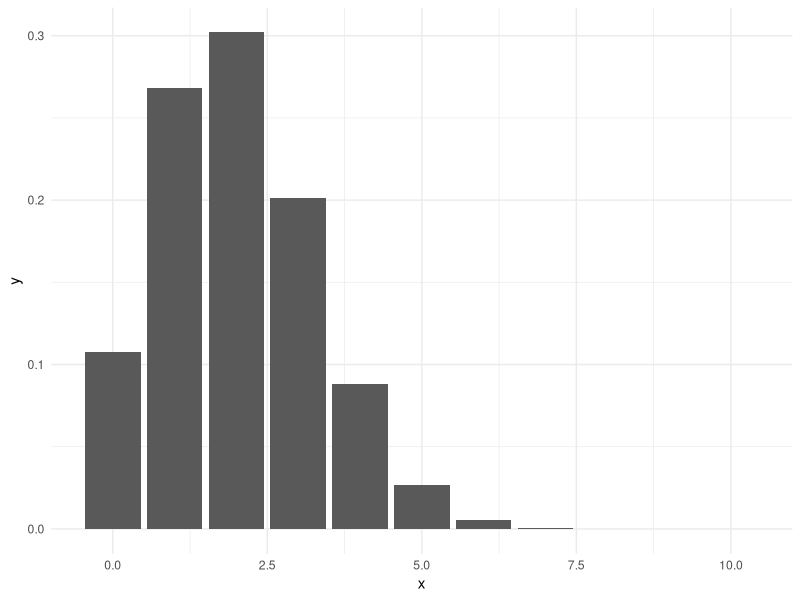

This chart was generated by the following R code:

library(ggplot2)
n = 10
p = 0.2
probs = dbinom(0:10, n, p)
df =data.frame(x = 0:10, y = probs)
pl <- ggplot(data = df,aes(x = x, y = y)) + geom_bar(stat = "identity")+ theme_minimal()
pl
